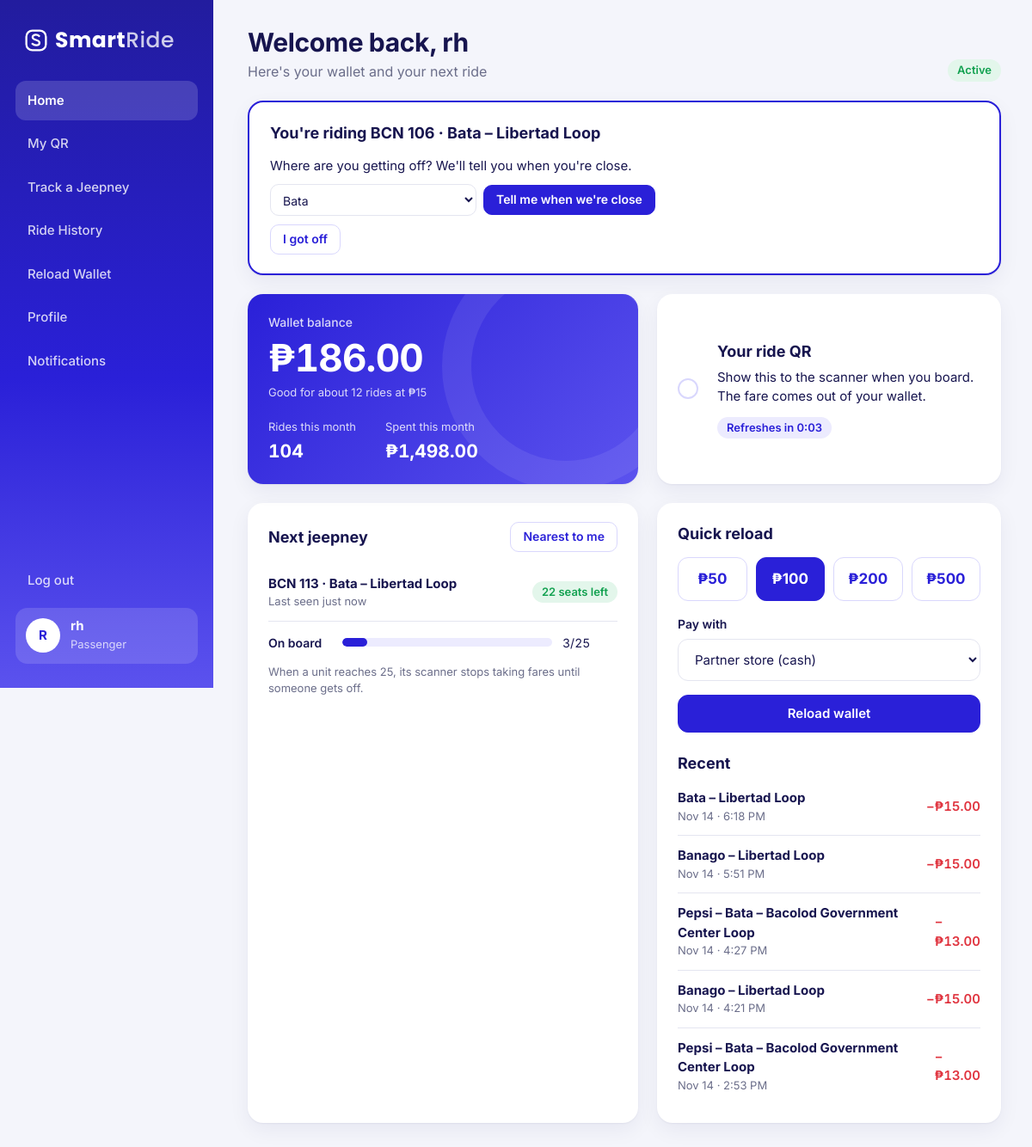
/controllers/passenger_home.php (signed in), run on the app's committed database.
### tables this page shows
CREATE TABLE wallets (
  wallet_id   INT UNSIGNED NOT NULL AUTO_INCREMENT,
  user_id     INT UNSIGNED NOT NULL,
  qr_token    CHAR(32) NOT NULL,
  balance     DECIMAL(10,2) NOT NULL DEFAULT 0,
  status      ENUM('active','frozen') NOT NULL DEFAULT 'active',
  updated_at  DATETIME NOT NULL,
  PRIMARY KEY (wallet_id),
  UNIQUE KEY uq_wallet_user (user_id),
  CONSTRAINT fk_wallets_user FOREIGN KEY (user_id) REFERENCES users (user_id)
);

CREATE TABLE fare_transactions (
  txn_id      INT UNSIGNED NOT NULL AUTO_INCREMENT,
  wallet_id   INT UNSIGNED NOT NULL,
  trip_id     INT UNSIGNED NOT NULL,
  amount      DECIMAL(6,2) NOT NULL,
  status      ENUM('paid','blocked_full','blocked_balance','blocked_frozen') NOT NULL,
  scanned_at  DATETIME NOT NULL,
  dest_stop_id    INT UNSIGNED NULL,               
  arrival_sent_at DATETIME NULL,                   
  alighted_at     DATETIME NULL,                   
  PRIMARY KEY (txn_id),
  KEY idx_fares_wallet (wallet_id, scanned_at),
  KEY idx_fares_trip (trip_id),
  KEY idx_fares_time (scanned_at),
  CONSTRAINT fk_fares_wallet FOREIGN KEY (wallet_id) REFERENCES wallets (wallet_id),
  CONSTRAINT fk_fares_trip FOREIGN KEY (trip_id) REFERENCES trips (trip_id),
  CONSTRAINT fk_fares_stop FOREIGN KEY (dest_stop_id) REFERENCES route_stops (stop_id) ON DELETE SET NULL
);

CREATE TABLE jeepneys (
  unit_id      SMALLINT UNSIGNED NOT NULL AUTO_INCREMENT,
  operator_id  INT UNSIGNED NOT NULL,
  route_id     SMALLINT UNSIGNED NULL,              
  unit_code    VARCHAR(20) NOT NULL,
  plate_no     VARCHAR(20) NOT NULL,
  capacity     TINYINT UNSIGNED NOT NULL DEFAULT 25,
  status       ENUM('active','breakdown','offline') NOT NULL DEFAULT 'active',
  simulated    TINYINT(1) NOT NULL DEFAULT 0,       
  PRIMARY KEY (unit_id),
  UNIQUE KEY uq_unit_code (unit_code),
  KEY idx_units_route (route_id),
  CONSTRAINT fk_jeepneys_operator FOREIGN KEY (operator_id) REFERENCES users (user_id),
  CONSTRAINT fk_jeepneys_route FOREIGN KEY (route_id) REFERENCES routes (route_id) ON DELETE SET NULL
);

CREATE TABLE routes (
  route_id     SMALLINT UNSIGNED NOT NULL AUTO_INCREMENT,
  route_name   VARCHAR(100) NOT NULL,               
  short_name   VARCHAR(40) NOT NULL,                
  origin       VARCHAR(60) NOT NULL,
  destination  VARCHAR(60) NOT NULL,
  base_fare    DECIMAL(6,2) NOT NULL,
  color        CHAR(7) NOT NULL DEFAULT '#2A20D8',  
  PRIMARY KEY (route_id)
);

### views/passenger/home.php (the view, shortened to what the rows shown need)
<?php include '../views/partials/dashboard_top.php'; ?>
<?php page_head('Welcome back, ' . first_name($_SESSION['full_name']), "Here's your wallet and your next ride", pill($wallet['status'] === 'active' ? 'active' : 'frozen')); ?>
<?php if ($current_ride): ?>
<div class="card ride-card">
    <div class="head"><h3 style="margin:0"><?= icon('bus') ?> You're riding <?= e($current_ride['unit_code']) ?> · <?= e($current_ride['route_name']) ?></h3></div>
    <?php if ($current_ride['dest_name'] && $current_ride['arrival_sent_at']): ?>
        <p>You're almost at <b><?= e($current_ride['dest_name']) ?></b>. Get ready to get off, then tap <b>I got off</b>.</p>
    <?php else: ?>
        <p>Where are you getting off? We'll tell you when you're close.</p>
    <?php endif; ?>
    <form class="inline-form" method="post" action="passenger_home.php" style="margin-top:10px;flex-wrap:wrap">
        <select class="input" id="stop_id" name="stop_id" style="min-width:240px">
            <?php foreach ($ride_stops as $stop): ?>
                <option value="<?= (int) $stop['stop_id'] ?>" <?= (int) $current_ride['dest_stop_id'] === (int) $stop['stop_id'] ? 'selected' : '' ?>><?= e($stop['name']) ?></option>
            <?php endforeach; ?>
        </select>
        <button class="btn sm" type="submit"><?= icon('pin') ?><?= $current_ride['dest_name'] ? 'Change drop-off' : 'Tell me when we\'re close' ?></button>
    </form>
    <form method="post" action="passenger_home.php" style="margin-top:10px" data-confirm="Did you get off <?= e($current_ride['unit_code']) ?>?">
        <button class="btn sm <?= $current_ride['arrival_sent_at'] ? '' : 'ghost' ?>" type="submit"><?= icon('check') ?>I got off</button>
    </form>
</div>
<?php endif; ?>
<div class="row cols-main">
    <div class="card balance stat-card">
        <div class="label">Wallet balance</div>
        <div class="value"><?= peso($wallet['balance']) ?></div>
        <div class="sub">Good for about <?= (int) floor($wallet['balance'] / 15) ?> rides at ₱15</div>
        <div class="mini">
            <div><span class="sub">Rides this month</span><b class="num"><?= (int) $month['rides'] ?></b></div>
            <div><span class="sub">Spent this month</span><b class="num"><?= peso($month['spent']) ?></b></div>
        </div>
    </div>
</div>
<div class="row cols-main">
    <div class="card">
        <div class="head"><h3>Next jeepney</h3><a class="btn sm ghost" href="passenger_track.php?locate=1"><?= icon('locate') ?>Nearest to me</a></div>
        <?php if ($next): ?>
            <?php $load = min(100, round($next['onboard'] / max(1, $next['capacity']) * 100)); ?>
            <div class="list-row">
                <div class="who"><b><?= e($next['unit_code']) ?> · <?= e($next['route_name']) ?></b><span>Last seen <?= e($next['seen']) ?><?= $next['driver_name'] ? ' · driven by ' . e(first_name($next['driver_name'])) : '' ?></span></div>
                <?php if ($next['seats_left'] > 0): ?>
                    <span class="pill pill-green"><?= (int) $next['seats_left'] ?> seats left</span>
                <?php else: ?>
                    <span class="pill pill-amber">Full</span>
                <?php endif; ?>
            </div>
            <div class="bars" style="margin-top:14px">
                <div class="bar-row"><b>On board</b><div class="bar"><i class="<?= $next['seats_left'] == 0 ? 'full' : '' ?>" style="width:<?= $load ?>%"></i></div><span class="num"><?= (int) $next['onboard'] ?>/<?= (int) $next['capacity'] ?></span></div>
            </div>
            <p class="hint" style="margin-top:14px">When a unit reaches <?= (int) $next['capacity'] ?>, its scanner stops taking fares until someone gets off.</p>
        <?php else: ?>
            <p class="empty">No SmartRide units are on the road right now.</p>
        <?php endif; ?>
    </div>
    <div class="card">
        <?php foreach ($recent as $r): ?>
            <div class="list-row">
                <?php if ($r['status'] === 'reload'): ?>
                    <div class="who"><b><?= e($r['label']) ?></b><span><?= e(fmt_date($r['when'], 'M j · g:i A')) ?></span></div>
                    <span class="num amt-plus">+<?= peso($r['amount']) ?></span>
                <?php elseif ($r['status'] === 'paid'): ?>
                    <div class="who"><b><?= e($r['label']) ?></b><span><?= e(fmt_date($r['when'], 'M j · g:i A')) ?></span></div>
                    <span class="num amt-minus">−<?= peso($r['amount']) ?></span>
                <?php else: ?>
                    <div class="who"><b><?= e($r['label']) ?></b><span><?= e(fmt_date($r['when'], 'M j · g:i A')) ?> · <?= strip_tags(pill($r['status'])) ?></span></div>
                    <span class="num muted">₱0.00</span>
                <?php endif; ?>
            </div>
        <?php endforeach; ?>
    </div>
</div>
<?php include '../views/partials/dashboard_bottom.php'; ?>

### includes/functions.php (shortened to what the rows shown need)
<?php
function e($value)
{
    return htmlspecialchars((string) ($value ?? ''), ENT_QUOTES, 'UTF-8');
}
function peso($amount, $decimals = 2)
{
    return '₱' . number_format((float) $amount, $decimals);
}
function time_ago($datetime)
{
    if (!$datetime) {
        return 'never';
    }
    $diff = time() - strtotime($datetime);
    return floor($diff / 86400) . ' days ago';
}
function fmt_date($datetime, $format = 'M j, Y')
{
    return $datetime ? date($format, strtotime($datetime)) : '—';
}
function pill($status)
{
    $labels = [
        'paid'            => ['green', 'Paid'],
        'blocked_full'    => ['amber', 'Blocked · full'],
        'blocked_balance' => ['red', 'Blocked · low balance'],
        'blocked_frozen'  => ['red', 'Blocked · QR frozen'],
        'active'          => ['green', 'Active'],
        'breakdown'       => ['red', 'Breakdown'],
        'offline'         => ['gray', 'Offline'],
        'inactive'        => ['gray', 'Deactivated'],
        'frozen'          => ['red', 'Frozen'],
        'on_trip'         => ['green', 'On a trip'],
        'parked'          => ['brand', 'Parked'],
        'reload'          => ['brand', 'Reload'],
    ];
    $tone = 'gray';
    $label = ucfirst($status);
    if (isset($labels[$status])) {
        $tone = $labels[$status][0];
        $label = $labels[$status][1];
    }
    return '<span class="pill pill-' . $tone . '">' . e($label) . '</span>';
}
function page_head($heading, $sub = '', $tools = '')
{
    echo '<div class="page-head">';
    echo '<div style="display:flex;gap:14px;align-items:center;min-width:0">';
    echo '<div style="min-width:0"><h1>' . e($heading) . '</h1>';
    echo '</div></div>';
    if ($tools !== '') {
        echo '<div class="tools">' . $tools . '</div>';
    }
    echo '</div>';
}

### data on the page
wallets: status "Active", balance "₱186.00", floor($wallet['balance']/15) "12"
fare_transactions: jeepneys.unit_code "BCN 106", routes.route_name "Bata – Libertad Loop", scanned_at "Nov 14 · 6:18 PM", amount "₱15.00"
jeepneys: unit_code "BCN 113", capacity "25"
routes: route_name "Bata – Libertad Loop"
fare_transactions: routes.route_name "Banago – Libertad Loop", scanned_at "Nov 14 · 5:51 PM", amount "₱15.00"
fare_transactions: routes.route_name "Pepsi – Bata – Bacolod Government Center Loop", scanned_at "Nov 14 · 4:27 PM", amount "₱13.00"
fare_transactions: routes.route_name "Banago – Libertad Loop", scanned_at "Nov 14 · 4:21 PM", amount "₱15.00"
fare_transactions: routes.route_name "Pepsi – Bata – Bacolod Government Center Loop", scanned_at "Nov 14 · 2:53 PM", amount "₱13.00"

### other printed values
$item[2] "Home"
$item[2] "My QR"
$item[2] "Track a Jeepney"
$item[2] "Ride History"
$item[2] "Reload Wallet"
$item[2] "Profile"
$item[2] "Notifications"
initials($my_name) "R"
$my_name "rh"
$role_labels[$my_role] "Passenger"
$heading "Welcome back, rh"
$sub "Here's your wallet and your next ride"
$month['rides'] "104"
peso($month['spent']) "₱1,498.00"
$next['seen'] "just now"
